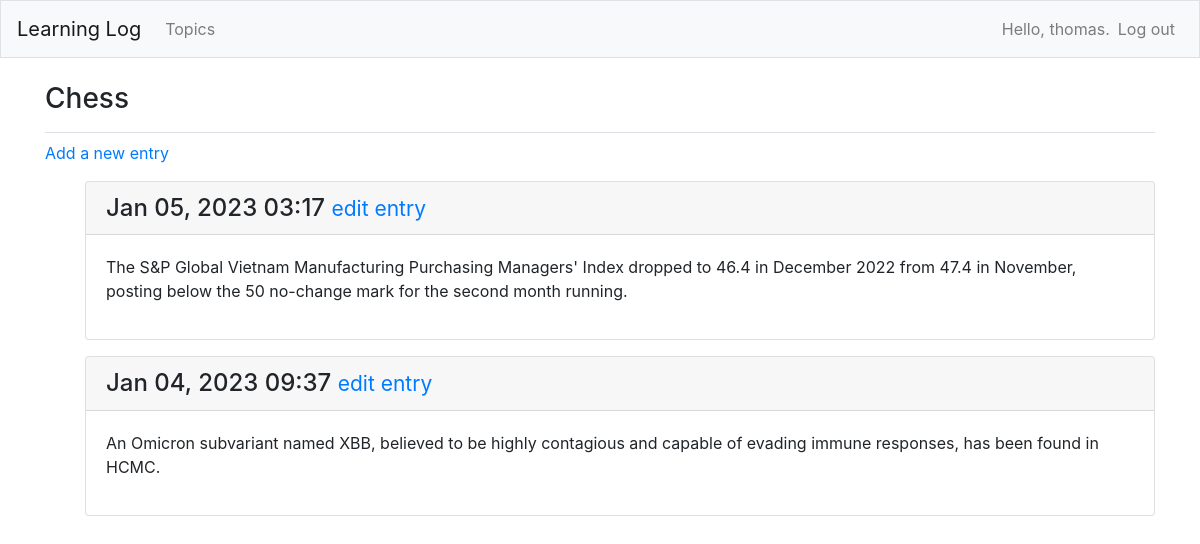
/topics/1 (signed in), run on the app's committed database.
### learning_logs/models.py (models this page shows, shortened)
class Topic(models.Model):
	name = models.CharField(max_length=200)
	date_added = models.DateTimeField(auto_now_add=True)
	owner = models.ForeignKey(User, on_delete=models.CASCADE)
	def __str__(self):
		return self.name

class Entry(models.Model):
	topic = models.ForeignKey(Topic, on_delete=models.CASCADE)
	description = models.CharField(max_length=200)
	date_added = models.DateTimeField(auto_now_add=True)
	class Meta:
		verbose_name_plural = 'entries'

### learning_logs/views.py (the view)
# urls.py: path('topics/<int:topic_id>', views.topic, name='topic'),
@login_required
def topic(request, topic_id):
	topic = Topic.objects.get(id=topic_id)
	check_topic_owner(topic,request)
	entries = topic.entry_set.order_by('-date_added')
	context = {'topic': topic, 'entries': entries}
	return render(request, 'learning_logs/topic.html', context)

### learning_logs/views.py (called while the page is built)
def check_topic_owner(topic, request):
	if topic.owner != request.user:
		raise Http404

### learning_logs/templates/learning_logs/topic.html
{% extends 'learning_logs/base.html' %}
{% block page_header %}
<h3>{{ topic }}</h3>
{% endblock page_header %}
{% block content %}
<p>
	<a href="{% url 'learning_logs:new_entry' topic.id %}">Add a new entry</a>
</p>
<ul>
	{% for entry in entries %}
		<div class="card mb-3">
			<h4 class="card-header">
			{{ entry.date_added|date:'M d, Y H:i' }}
				<small><a href="{% url 'learning_logs:edit_entry' entry.id %}">
				edit entry</a></small>
			</h4>
			<div class="card-body">
				{{ entry.description|linebreaks }}
			</div>
		</div>
	{% empty %}
		<li>There are no entries for this topic yet.</li>
	{% endfor %}
</ul>
{% endblock content %}

### learning_logs/templates/learning_logs/base.html (shortened to what this page needs)
{% load bootstrap4 %}
<!DOCTYPE html>
<html lang="en">
<head>
	{% bootstrap_css %}
</head>
<body>
	<nav class="navbar navbar-expand-md navbar-light bg-light mb-4 border">
		<a class="navbar-brand" href="{% url 'learning_logs:index' %}">Learning Log</a>
		<div class="collapse navbar-collapse" id="navbarCollapse">
			<ul class="navbar-nav mr-auto">
				<li class="nav-item">
				<a class="nav-link" href="{% url 'learning_logs:topics'%}">Topics</a></li>
			</ul>
			<ul class="navbar-nav ml-auto">
				{% if user.is_authenticated %}
					<li class="nav-item">
						<span class="navbar-text">Hello, {{ user.username }}.</span>
					</li>
					<li class="nav-item">
					<a class="nav-link" href="{% url 'users:logout' %}">Log out</a>
					</li>
				{% endif %}
			</ul>
		</div>
	</nav>
	<main role="main" class="container">
		<div class="pb-2 mb-2 border-bottom">
			{% block page_header %}{% endblock page_header %}
		</div>
		<div>
			{% block content %}{% endblock content %}
		</div>
	</main>
</body>
</html>

### data on the page
Topic: name "Chess"
Entry: date_added "Jan 05, 2023 03:17", description "The S&P Global Vietnam Manufacturing Purchasing Managers' Index dropped to 46.4 in December 2022 from 47.4 in November, posting below the 50 no-change mark for the second month running."
Entry: date_added "Jan 04, 2023 09:37", description "An Omicron subvariant named XBB, believed to be highly contagious and capable of evading immune responses, has been found in HCMC."

### other printed values
{{ user.username }} "thomas"
